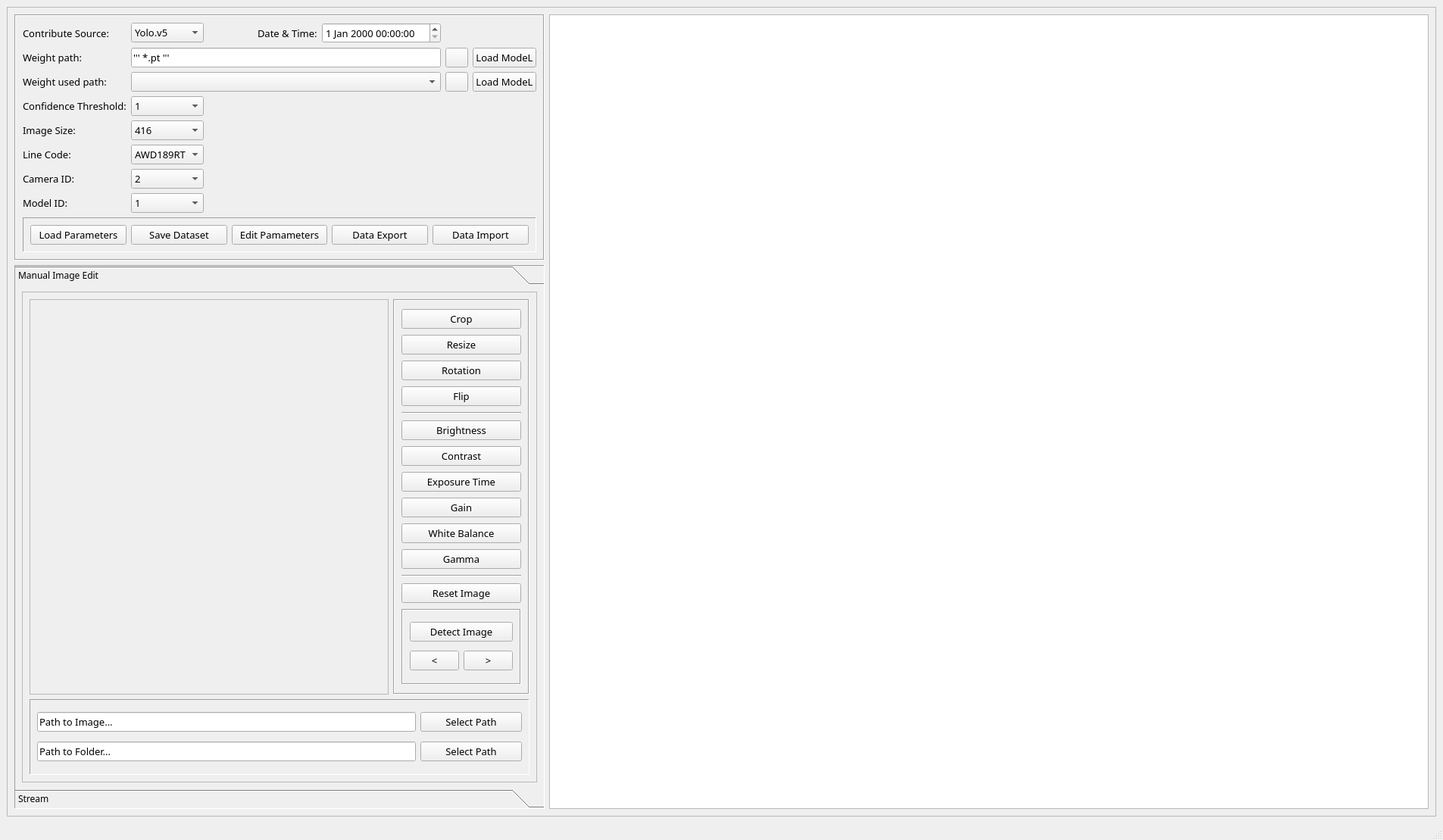
<?xml version="1.0" encoding="UTF-8"?>
<ui version="4.0">
 <class>MainWindow</class>
 <widget class="QMainWindow" name="MainWindow">
  <property name="geometry">
   <rect>
    <x>0</x>
    <y>0</y>
    <width>1905</width>
    <height>1109</height>
   </rect>
  </property>
  <property name="windowTitle">
   <string>MainWindow</string>
  </property>
  <widget class="QWidget" name="centralwidget">
   <layout class="QGridLayout" name="gridLayout">
    <item row="0" column="0">
     <widget class="QFrame" name="frame">
      <property name="font">
       <font>
        <family>Microsoft JhengHei Light</family>
       </font>
      </property>
      <property name="frameShape">
       <enum>QFrame::StyledPanel</enum>
      </property>
      <property name="frameShadow">
       <enum>QFrame::Raised</enum>
      </property>
      <layout class="QGridLayout" name="gridLayout_7">
       <item row="1" column="0">
        <widget class="QToolBox" name="toolBox">
         <property name="maximumSize">
          <size>
           <width>700</width>
           <height>16777215</height>
          </size>
         </property>
         <property name="font">
          <font>
           <family>Microsoft JhengHei Light</family>
          </font>
         </property>
         <property name="frameShape">
          <enum>QFrame::Panel</enum>
         </property>
         <property name="frameShadow">
          <enum>QFrame::Sunken</enum>
         </property>
         <property name="currentIndex">
          <number>0</number>
         </property>
         <property name="tabSpacing">
          <number>0</number>
         </property>
         <widget class="QWidget" name="page_3">
          <property name="geometry">
           <rect>
            <x>0</x>
            <y>0</y>
            <width>698</width>
            <height>673</height>
           </rect>
          </property>
          <attribute name="label">
           <string>Manual Image Edit</string>
          </attribute>
          <layout class="QHBoxLayout" name="horizontalLayout_3">
           <item>
            <widget class="QFrame" name="frame_4">
             <property name="maximumSize">
              <size>
               <width>700</width>
               <height>16777215</height>
              </size>
             </property>
             <property name="font">
              <font>
               <family>Microsoft JhengHei Light</family>
               <pointsize>10</pointsize>
               <weight>50</weight>
               <bold>false</bold>
              </font>
             </property>
             <property name="autoFillBackground">
              <bool>true</bool>
             </property>
             <property name="frameShape">
              <enum>QFrame::StyledPanel</enum>
             </property>
             <property name="frameShadow">
              <enum>QFrame::Sunken</enum>
             </property>
             <layout class="QGridLayout" name="gridLayout_4">
              <item row="0" column="1">
               <widget class="QFrame" name="frame_5">
                <property name="maximumSize">
                 <size>
                  <width>180</width>
                  <height>16777215</height>
                 </size>
                </property>
                <property name="font">
                 <font>
                  <family>Microsoft JhengHei Light</family>
                  <pointsize>10</pointsize>
                  <weight>50</weight>
                  <bold>false</bold>
                 </font>
                </property>
                <property name="frameShape">
                 <enum>QFrame::Box</enum>
                </property>
                <property name="frameShadow">
                 <enum>QFrame::Sunken</enum>
                </property>
                <layout class="QVBoxLayout" name="verticalLayout_3">
                 <item>
                  <widget class="QPushButton" name="pushButton_11">
                   <property name="font">
                    <font>
                     <family>Microsoft JhengHei Light</family>
                     <pointsize>10</pointsize>
                     <weight>50</weight>
                     <bold>false</bold>
                    </font>
                   </property>
                   <property name="layoutDirection">
                    <enum>Qt::LeftToRight</enum>
                   </property>
                   <property name="text">
                    <string>Crop</string>
                   </property>
                   <property name="icon">
                    <iconset>
                     <normaloff>../../Downloads/crop.png</normaloff>../../Downloads/crop.png</iconset>
                   </property>
                   <property name="iconSize">
                    <size>
                     <width>16</width>
                     <height>16</height>
                    </size>
                   </property>
                   <property name="checkable">
                    <bool>true</bool>
                   </property>
                   <property name="checked">
                    <bool>false</bool>
                   </property>
                   <property name="autoRepeat">
                    <bool>true</bool>
                   </property>
                   <property name="autoExclusive">
                    <bool>true</bool>
                   </property>
                   <property name="autoRepeatInterval">
                    <number>200</number>
                   </property>
                  </widget>
                 </item>
                 <item>
                  <widget class="QPushButton" name="pushButton_17">
                   <property name="font">
                    <font>
                     <family>Microsoft JhengHei Light</family>
                     <pointsize>10</pointsize>
                     <weight>50</weight>
                     <bold>false</bold>
                    </font>
                   </property>
                   <property name="layoutDirection">
                    <enum>Qt::LeftToRight</enum>
                   </property>
                   <property name="text">
                    <string>Resize</string>
                   </property>
                   <property name="icon">
                    <iconset>
                     <normaloff>../../Downloads/increase.png</normaloff>../../Downloads/increase.png</iconset>
                   </property>
                   <property name="iconSize">
                    <size>
                     <width>16</width>
                     <height>16</height>
                    </size>
                   </property>
                  </widget>
                 </item>
                 <item>
                  <widget class="QPushButton" name="pushButton_18">
                   <property name="font">
                    <font>
                     <family>Microsoft JhengHei Light</family>
                     <pointsize>10</pointsize>
                     <weight>50</weight>
                     <bold>false</bold>
                    </font>
                   </property>
                   <property name="layoutDirection">
                    <enum>Qt::LeftToRight</enum>
                   </property>
                   <property name="text">
                    <string>Rotation</string>
                   </property>
                   <property name="icon">
                    <iconset>
                     <normaloff>../../Downloads/refresh.png</normaloff>../../Downloads/refresh.png</iconset>
                   </property>
                  </widget>
                 </item>
                 <item>
                  <widget class="QPushButton" name="pushButton_15">
                   <property name="font">
                    <font>
                     <family>Microsoft JhengHei Light</family>
                     <pointsize>10</pointsize>
                     <weight>50</weight>
                     <bold>false</bold>
                    </font>
                   </property>
                   <property name="layoutDirection">
                    <enum>Qt::LeftToRight</enum>
                   </property>
                   <property name="text">
                    <string>Flip</string>
                   </property>
                   <property name="icon">
                    <iconset>
                     <normaloff>../../Downloads/flip.png</normaloff>../../Downloads/flip.png</iconset>
                   </property>
                   <property name="iconSize">
                    <size>
                     <width>20</width>
                     <height>20</height>
                    </size>
                   </property>
                  </widget>
                 </item>
                 <item>
                  <widget class="Line" name="line">
                   <property name="font">
                    <font>
                     <family>Microsoft JhengHei Light</family>
                     <pointsize>10</pointsize>
                     <weight>50</weight>
                     <bold>false</bold>
                    </font>
                   </property>
                   <property name="orientation">
                    <enum>Qt::Horizontal</enum>
                   </property>
                  </widget>
                 </item>
                 <item>
                  <widget class="QPushButton" name="pushButton_16">
                   <property name="font">
                    <font>
                     <family>Microsoft JhengHei Light</family>
                     <pointsize>10</pointsize>
                     <weight>50</weight>
                     <bold>false</bold>
                    </font>
                   </property>
                   <property name="text">
                    <string>Brightness</string>
                   </property>
                   <property name="icon">
                    <iconset>
                     <normaloff>../../Downloads/brightness.png</normaloff>../../Downloads/brightness.png</iconset>
                   </property>
                  </widget>
                 </item>
                 <item>
                  <widget class="QPushButton" name="pushButton_14">
                   <property name="font">
                    <font>
                     <family>Microsoft JhengHei Light</family>
                     <pointsize>10</pointsize>
                     <weight>50</weight>
                     <bold>false</bold>
                    </font>
                   </property>
                   <property name="text">
                    <string>Contrast</string>
                   </property>
                   <property name="icon">
                    <iconset>
                     <normaloff>../../Downloads/contrast.png</normaloff>../../Downloads/contrast.png</iconset>
                   </property>
                  </widget>
                 </item>
                 <item>
                  <widget class="QPushButton" name="pushButton_19">
                   <property name="font">
                    <font>
                     <family>Microsoft JhengHei Light</family>
                     <pointsize>10</pointsize>
                     <weight>50</weight>
                     <bold>false</bold>
                    </font>
                   </property>
                   <property name="text">
                    <string>Exposure Time</string>
                   </property>
                   <property name="icon">
                    <iconset>
                     <normaloff>../../Downloads/exposure.png</normaloff>../../Downloads/exposure.png</iconset>
                   </property>
                  </widget>
                 </item>
                 <item>
                  <widget class="QPushButton" name="pushButton_13">
                   <property name="font">
                    <font>
                     <family>Microsoft JhengHei Light</family>
                     <pointsize>10</pointsize>
                     <weight>50</weight>
                     <bold>false</bold>
                    </font>
                   </property>
                   <property name="text">
                    <string>Gain</string>
                   </property>
                   <property name="icon">
                    <iconset>
                     <normaloff>../../Downloads/brightness.png</normaloff>../../Downloads/brightness.png</iconset>
                   </property>
                  </widget>
                 </item>
                 <item>
                  <widget class="QPushButton" name="pushButton_12">
                   <property name="font">
                    <font>
                     <family>Microsoft JhengHei Light</family>
                     <pointsize>10</pointsize>
                     <weight>50</weight>
                     <bold>false</bold>
                    </font>
                   </property>
                   <property name="text">
                    <string>White Balance</string>
                   </property>
                   <property name="icon">
                    <iconset>
                     <normaloff>../../Downloads/17385401.jpg</normaloff>../../Downloads/17385401.jpg</iconset>
                   </property>
                  </widget>
                 </item>
                 <item>
                  <widget class="QPushButton" name="pushButton_20">
                   <property name="font">
                    <font>
                     <family>Microsoft JhengHei Light</family>
                     <pointsize>10</pointsize>
                     <weight>50</weight>
                     <bold>false</bold>
                    </font>
                   </property>
                   <property name="text">
                    <string>Gamma</string>
                   </property>
                   <property name="icon">
                    <iconset>
                     <normaloff>../../Downloads/27459639.jpg</normaloff>../../Downloads/27459639.jpg</iconset>
                   </property>
                  </widget>
                 </item>
                 <item>
                  <widget class="Line" name="line_2">
                   <property name="font">
                    <font>
                     <family>Microsoft JhengHei Light</family>
                     <pointsize>10</pointsize>
                     <weight>50</weight>
                     <bold>false</bold>
                    </font>
                   </property>
                   <property name="orientation">
                    <enum>Qt::Horizontal</enum>
                   </property>
                  </widget>
                 </item>
                 <item>
                  <widget class="QPushButton" name="pushButton_10">
                   <property name="font">
                    <font>
                     <family>Microsoft JhengHei Light</family>
                     <pointsize>10</pointsize>
                     <weight>50</weight>
                     <bold>false</bold>
                    </font>
                   </property>
                   <property name="text">
                    <string>Reset Image</string>
                   </property>
                   <property name="icon">
                    <iconset>
                     <normaloff>../../Downloads/reset-svgrepo-com.svg</normaloff>../../Downloads/reset-svgrepo-com.svg</iconset>
                   </property>
                  </widget>
                 </item>
                 <item>
                  <widget class="QFrame" name="frame_7">
                   <property name="maximumSize">
                    <size>
                     <width>200</width>
                     <height>100</height>
                    </size>
                   </property>
                   <property name="font">
                    <font>
                     <family>Microsoft JhengHei Light</family>
                     <pointsize>10</pointsize>
                     <weight>50</weight>
                     <bold>false</bold>
                    </font>
                   </property>
                   <property name="frameShape">
                    <enum>QFrame::Box</enum>
                   </property>
                   <property name="frameShadow">
                    <enum>QFrame::Sunken</enum>
                   </property>
                   <layout class="QGridLayout" name="gridLayout_5">
                    <item row="1" column="2">
                     <widget class="QPushButton" name="pushButton_24">
                      <property name="font">
                       <font>
                        <family>Microsoft JhengHei Light</family>
                        <pointsize>10</pointsize>
                        <weight>50</weight>
                        <bold>false</bold>
                       </font>
                      </property>
                      <property name="text">
                       <string>&gt;</string>
                      </property>
                     </widget>
                    </item>
                    <item row="1" column="1">
                     <widget class="QPushButton" name="pushButton_23">
                      <property name="font">
                       <font>
                        <family>Microsoft JhengHei Light</family>
                        <pointsize>10</pointsize>
                        <weight>50</weight>
                        <bold>false</bold>
                       </font>
                      </property>
                      <property name="text">
                       <string>&lt;</string>
                      </property>
                     </widget>
                    </item>
                    <item row="0" column="1" colspan="2">
                     <widget class="QPushButton" name="pushButton_22">
                      <property name="font">
                       <font>
                        <family>Microsoft JhengHei Light</family>
                        <pointsize>10</pointsize>
                        <weight>50</weight>
                        <bold>false</bold>
                       </font>
                      </property>
                      <property name="text">
                       <string>Detect Image</string>
                      </property>
                     </widget>
                    </item>
                   </layout>
                  </widget>
                 </item>
                </layout>
               </widget>
              </item>
              <item row="1" column="0" colspan="2">
               <widget class="QFrame" name="frame_6">
                <property name="maximumSize">
                 <size>
                  <width>16777215</width>
                  <height>100</height>
                 </size>
                </property>
                <property name="font">
                 <font>
                  <family>Microsoft JhengHei Light</family>
                  <pointsize>10</pointsize>
                  <weight>50</weight>
                  <bold>false</bold>
                 </font>
                </property>
                <property name="frameShape">
                 <enum>QFrame::Panel</enum>
                </property>
                <property name="frameShadow">
                 <enum>QFrame::Sunken</enum>
                </property>
                <layout class="QGridLayout" name="gridLayout_2">
                 <item row="0" column="0">
                  <widget class="QLineEdit" name="lineEdit_2">
                   <property name="maximumSize">
                    <size>
                     <width>500</width>
                     <height>16777215</height>
                    </size>
                   </property>
                   <property name="font">
                    <font>
                     <family>Microsoft JhengHei Light</family>
                     <pointsize>10</pointsize>
                     <weight>50</weight>
                     <bold>false</bold>
                    </font>
                   </property>
                   <property name="text">
                    <string>Path to Image...</string>
                   </property>
                  </widget>
                 </item>
                 <item row="0" column="1">
                  <widget class="QPushButton" name="pushButton_21">
                   <property name="maximumSize">
                    <size>
                     <width>300</width>
                     <height>16777215</height>
                    </size>
                   </property>
                   <property name="font">
                    <font>
                     <family>Microsoft JhengHei Light</family>
                     <pointsize>10</pointsize>
                     <weight>50</weight>
                     <bold>false</bold>
                    </font>
                   </property>
                   <property name="text">
                    <string>Select Path</string>
                   </property>
                  </widget>
                 </item>
                 <item row="1" column="0">
                  <widget class="QLineEdit" name="lineEdit_3">
                   <property name="maximumSize">
                    <size>
                     <width>500</width>
                     <height>16777215</height>
                    </size>
                   </property>
                   <property name="font">
                    <font>
                     <family>Microsoft JhengHei Light</family>
                     <pointsize>10</pointsize>
                     <weight>50</weight>
                     <bold>false</bold>
                    </font>
                   </property>
                   <property name="text">
                    <string>Path to Folder...</string>
                   </property>
                  </widget>
                 </item>
                 <item row="1" column="1">
                  <widget class="QPushButton" name="pushButton_25">
                   <property name="font">
                    <font>
                     <family>Microsoft JhengHei Light</family>
                     <pointsize>10</pointsize>
                     <weight>50</weight>
                     <bold>false</bold>
                    </font>
                   </property>
                   <property name="text">
                    <string>Select Path</string>
                   </property>
                  </widget>
                 </item>
                </layout>
               </widget>
              </item>
              <item row="0" column="0">
               <widget class="QLabel" name="label_5">
                <property name="font">
                 <font>
                  <family>Microsoft JhengHei Light</family>
                  <pointsize>10</pointsize>
                  <weight>50</weight>
                  <bold>false</bold>
                 </font>
                </property>
                <property name="frameShape">
                 <enum>QFrame::StyledPanel</enum>
                </property>
                <property name="text">
                 <string/>
                </property>
               </widget>
              </item>
             </layout>
            </widget>
           </item>
          </layout>
         </widget>
         <widget class="QWidget" name="page_4">
          <property name="geometry">
           <rect>
            <x>0</x>
            <y>0</y>
            <width>698</width>
            <height>673</height>
           </rect>
          </property>
          <attribute name="label">
           <string>Stream</string>
          </attribute>
          <layout class="QGridLayout" name="gridLayout_6">
           <item row="0" column="1">
            <widget class="QFrame" name="frame_9">
             <property name="maximumSize">
              <size>
               <width>200</width>
               <height>500</height>
              </size>
             </property>
             <property name="frameShape">
              <enum>QFrame::Box</enum>
             </property>
             <property name="frameShadow">
              <enum>QFrame::Raised</enum>
             </property>
             <layout class="QVBoxLayout" name="verticalLayout">
              <item>
               <widget class="QPushButton" name="pushButton_27">
                <property name="text">
                 <string>Streaming</string>
                </property>
               </widget>
              </item>
              <item>
               <widget class="QPushButton" name="pushButton_29">
                <property name="text">
                 <string>PushButton</string>
                </property>
               </widget>
              </item>
              <item>
               <widget class="QPushButton" name="pushButton_28">
                <property name="text">
                 <string>PushButton</string>
                </property>
               </widget>
              </item>
              <item>
               <widget class="QPushButton" name="pushButton_26">
                <property name="text">
                 <string>PushButton</string>
                </property>
               </widget>
              </item>
             </layout>
            </widget>
           </item>
           <item row="1" column="0" colspan="2">
            <widget class="QFrame" name="frame_10">
             <property name="maximumSize">
              <size>
               <width>16777215</width>
               <height>100</height>
              </size>
             </property>
             <property name="frameShape">
              <enum>QFrame::Panel</enum>
             </property>
             <property name="frameShadow">
              <enum>QFrame::Raised</enum>
             </property>
            </widget>
           </item>
           <item row="0" column="0">
            <widget class="QLabel" name="label_10">
             <property name="frameShape">
              <enum>QFrame::Box</enum>
             </property>
             <property name="text">
              <string/>
             </property>
            </widget>
           </item>
          </layout>
         </widget>
        </widget>
       </item>
       <item row="0" column="1" rowspan="2">
        <widget class="QTableView" name="tableView">
         <property name="font">
          <font>
           <family>Microsoft JhengHei Light</family>
          </font>
         </property>
        </widget>
       </item>
       <item row="0" column="0">
        <widget class="QFrame" name="frame_2">
         <property name="minimumSize">
          <size>
           <width>300</width>
           <height>0</height>
          </size>
         </property>
         <property name="maximumSize">
          <size>
           <width>700</width>
           <height>400</height>
          </size>
         </property>
         <property name="font">
          <font>
           <family>Microsoft JhengHei Light</family>
           <pointsize>10</pointsize>
           <weight>50</weight>
           <bold>false</bold>
          </font>
         </property>
         <property name="autoFillBackground">
          <bool>true</bool>
         </property>
         <property name="frameShape">
          <enum>QFrame::Box</enum>
         </property>
         <property name="frameShadow">
          <enum>QFrame::Sunken</enum>
         </property>
         <layout class="QGridLayout" name="gridLayout_3">
          <item row="9" column="0">
           <widget class="QLabel" name="label_7">
            <property name="font">
             <font>
              <family>Microsoft JhengHei Light</family>
              <pointsize>10</pointsize>
              <weight>50</weight>
              <bold>false</bold>
             </font>
            </property>
            <property name="text">
             <string>Model ID:</string>
            </property>
           </widget>
          </item>
          <item row="9" column="1">
           <widget class="QComboBox" name="comboBox_4">
            <property name="font">
             <font>
              <family>Microsoft JhengHei Light</family>
              <pointsize>10</pointsize>
              <weight>50</weight>
              <bold>false</bold>
             </font>
            </property>
            <item>
             <property name="text">
              <string>1</string>
             </property>
            </item>
           </widget>
          </item>
          <item row="0" column="1">
           <widget class="QComboBox" name="comboBox_2">
            <property name="maximumSize">
             <size>
              <width>100</width>
              <height>16777215</height>
             </size>
            </property>
            <property name="font">
             <font>
              <family>Microsoft JhengHei Light</family>
              <pointsize>10</pointsize>
              <weight>50</weight>
              <bold>false</bold>
             </font>
            </property>
            <item>
             <property name="text">
              <string>Yolo.v5</string>
             </property>
            </item>
           </widget>
          </item>
          <item row="0" column="4">
           <widget class="QDateTimeEdit" name="dateTimeEdit">
            <property name="maximumSize">
             <size>
              <width>200</width>
              <height>16777215</height>
             </size>
            </property>
            <property name="font">
             <font>
              <family>Microsoft JhengHei Light</family>
              <pointsize>10</pointsize>
              <weight>50</weight>
              <bold>false</bold>
             </font>
            </property>
           </widget>
          </item>
          <item row="1" column="0">
           <widget class="QLabel" name="label">
            <property name="font">
             <font>
              <family>Microsoft JhengHei Light</family>
              <pointsize>10</pointsize>
              <weight>50</weight>
              <bold>false</bold>
             </font>
            </property>
            <property name="text">
             <string>Weight path:</string>
            </property>
           </widget>
          </item>
          <item row="2" column="1" colspan="4">
           <widget class="QComboBox" name="comboBox">
            <property name="font">
             <font>
              <family>Microsoft JhengHei Light</family>
              <pointsize>10</pointsize>
              <weight>50</weight>
              <bold>false</bold>
             </font>
            </property>
           </widget>
          </item>
          <item row="1" column="1" colspan="4">
           <widget class="QLineEdit" name="lineEdit">
            <property name="font">
             <font>
              <family>Microsoft JhengHei Light</family>
              <pointsize>10</pointsize>
              <weight>50</weight>
              <bold>false</bold>
             </font>
            </property>
            <property name="text">
             <string>''' *.pt '''</string>
            </property>
           </widget>
          </item>
          <item row="12" column="0" colspan="7">
           <widget class="QFrame" name="frame_3">
            <property name="maximumSize">
             <size>
              <width>16777215</width>
              <height>50</height>
             </size>
            </property>
            <property name="font">
             <font>
              <family>Microsoft JhengHei Light</family>
              <pointsize>10</pointsize>
              <weight>50</weight>
              <bold>false</bold>
             </font>
            </property>
            <property name="frameShape">
             <enum>QFrame::Panel</enum>
            </property>
            <property name="frameShadow">
             <enum>QFrame::Sunken</enum>
            </property>
            <layout class="QHBoxLayout" name="horizontalLayout">
             <item>
              <widget class="QPushButton" name="pushButton_5">
               <property name="maximumSize">
                <size>
                 <width>16777215</width>
                 <height>30</height>
                </size>
               </property>
               <property name="font">
                <font>
                 <family>Microsoft JhengHei Light</family>
                 <pointsize>10</pointsize>
                 <weight>50</weight>
                 <bold>false</bold>
                </font>
               </property>
               <property name="text">
                <string>Load Parameters</string>
               </property>
               <property name="icon">
                <iconset>
                 <normaloff>../../Downloads/import-export.svg</normaloff>../../Downloads/import-export.svg</iconset>
               </property>
              </widget>
             </item>
             <item>
              <widget class="QPushButton" name="pushButton_6">
               <property name="maximumSize">
                <size>
                 <width>16777215</width>
                 <height>30</height>
                </size>
               </property>
               <property name="font">
                <font>
                 <family>Microsoft JhengHei Light</family>
                 <pointsize>10</pointsize>
                 <weight>50</weight>
                 <bold>false</bold>
                </font>
               </property>
               <property name="text">
                <string>Save Dataset</string>
               </property>
               <property name="icon">
                <iconset>
                 <normaloff>../../Downloads/diskette.png</normaloff>../../Downloads/diskette.png</iconset>
               </property>
              </widget>
             </item>
             <item>
              <widget class="QPushButton" name="pushButton_7">
               <property name="maximumSize">
                <size>
                 <width>16777215</width>
                 <height>30</height>
                </size>
               </property>
               <property name="font">
                <font>
                 <family>Microsoft JhengHei Light</family>
                 <pointsize>10</pointsize>
                 <weight>50</weight>
                 <bold>false</bold>
                </font>
               </property>
               <property name="text">
                <string>Edit Pamameters</string>
               </property>
               <property name="icon">
                <iconset>
                 <normaloff>../../Downloads/edit.png</normaloff>../../Downloads/edit.png</iconset>
               </property>
              </widget>
             </item>
             <item>
              <widget class="QPushButton" name="pushButton_8">
               <property name="maximumSize">
                <size>
                 <width>16777215</width>
                 <height>30</height>
                </size>
               </property>
               <property name="font">
                <font>
                 <family>Microsoft JhengHei Light</family>
                 <pointsize>10</pointsize>
                 <weight>50</weight>
                 <bold>false</bold>
                </font>
               </property>
               <property name="text">
                <string>Data Export</string>
               </property>
               <property name="icon">
                <iconset>
                 <normaloff>../../Downloads/file-export.svg</normaloff>../../Downloads/file-export.svg</iconset>
               </property>
              </widget>
             </item>
             <item>
              <widget class="QPushButton" name="pushButton_9">
               <property name="maximumSize">
                <size>
                 <width>16777215</width>
                 <height>30</height>
                </size>
               </property>
               <property name="font">
                <font>
                 <family>Microsoft JhengHei Light</family>
                 <pointsize>10</pointsize>
                 <weight>50</weight>
                 <bold>false</bold>
                </font>
               </property>
               <property name="text">
                <string>Data Import</string>
               </property>
               <property name="icon">
                <iconset>
                 <normaloff>../../Downloads/file-import.png</normaloff>../../Downloads/file-import.png</iconset>
               </property>
              </widget>
             </item>
            </layout>
           </widget>
          </item>
          <item row="2" column="5">
           <widget class="QPushButton" name="pushButton_3">
            <property name="maximumSize">
             <size>
              <width>30</width>
              <height>16777215</height>
             </size>
            </property>
            <property name="font">
             <font>
              <family>Microsoft JhengHei Light</family>
              <pointsize>10</pointsize>
              <weight>50</weight>
              <bold>false</bold>
             </font>
            </property>
            <property name="text">
             <string/>
            </property>
            <property name="icon">
             <iconset>
              <normaloff>../../Downloads/folder-open.svg</normaloff>../../Downloads/folder-open.svg</iconset>
            </property>
           </widget>
          </item>
          <item row="4" column="1">
           <widget class="QComboBox" name="comboBox_3">
            <property name="font">
             <font>
              <family>Microsoft JhengHei Light</family>
              <pointsize>10</pointsize>
              <weight>50</weight>
              <bold>false</bold>
             </font>
            </property>
            <item>
             <property name="text">
              <string>416</string>
             </property>
            </item>
            <item>
             <property name="text">
              <string>608</string>
             </property>
            </item>
            <item>
             <property name="text">
              <string>768</string>
             </property>
            </item>
            <item>
             <property name="text">
              <string>810</string>
             </property>
            </item>
            <item>
             <property name="text">
              <string>1048</string>
             </property>
            </item>
           </widget>
          </item>
          <item row="4" column="0">
           <widget class="QLabel" name="label_4">
            <property name="font">
             <font>
              <family>Microsoft JhengHei Light</family>
              <pointsize>10</pointsize>
              <weight>50</weight>
              <bold>false</bold>
             </font>
            </property>
            <property name="text">
             <string>Image Size:</string>
            </property>
           </widget>
          </item>
          <item row="5" column="1">
           <widget class="QComboBox" name="comboBox_5">
            <property name="maximumSize">
             <size>
              <width>100</width>
              <height>16777215</height>
             </size>
            </property>
            <property name="font">
             <font>
              <family>Microsoft JhengHei Light</family>
              <pointsize>10</pointsize>
              <weight>50</weight>
              <bold>false</bold>
             </font>
            </property>
            <item>
             <property name="text">
              <string>AWD189RT</string>
             </property>
            </item>
           </widget>
          </item>
          <item row="3" column="0">
           <widget class="QLabel" name="label_6">
            <property name="maximumSize">
             <size>
              <width>16777215</width>
              <height>200</height>
             </size>
            </property>
            <property name="font">
             <font>
              <family>Microsoft JhengHei Light</family>
              <pointsize>10</pointsize>
              <weight>50</weight>
              <bold>false</bold>
             </font>
            </property>
            <property name="text">
             <string>Confidence Threshold:</string>
            </property>
           </widget>
          </item>
          <item row="8" column="0">
           <widget class="QLabel" name="label_9">
            <property name="font">
             <font>
              <family>Microsoft JhengHei Light</family>
              <pointsize>10</pointsize>
              <weight>50</weight>
              <bold>false</bold>
             </font>
            </property>
            <property name="text">
             <string>Camera ID:</string>
            </property>
           </widget>
          </item>
          <item row="1" column="6">
           <widget class="QPushButton" name="pushButton_2">
            <property name="font">
             <font>
              <family>Microsoft JhengHei Light</family>
              <pointsize>10</pointsize>
              <weight>50</weight>
              <bold>false</bold>
             </font>
            </property>
            <property name="text">
             <string>Load ModeL</string>
            </property>
            <property name="icon">
             <iconset>
              <normaloff>../../Downloads/loading.png</normaloff>../../Downloads/loading.png</iconset>
            </property>
           </widget>
          </item>
          <item row="1" column="5">
           <widget class="QPushButton" name="pushButton">
            <property name="maximumSize">
             <size>
              <width>30</width>
              <height>16777215</height>
             </size>
            </property>
            <property name="font">
             <font>
              <family>Microsoft JhengHei Light</family>
              <pointsize>10</pointsize>
              <weight>50</weight>
              <bold>false</bold>
             </font>
            </property>
            <property name="text">
             <string/>
            </property>
            <property name="icon">
             <iconset>
              <normaloff>../../Downloads/folder-open.svg</normaloff>../../Downloads/folder-open.svg</iconset>
            </property>
           </widget>
          </item>
          <item row="8" column="1">
           <widget class="QComboBox" name="comboBox_6">
            <property name="font">
             <font>
              <family>Microsoft JhengHei Light</family>
              <pointsize>10</pointsize>
              <weight>50</weight>
              <bold>false</bold>
             </font>
            </property>
            <item>
             <property name="text">
              <string>2</string>
             </property>
            </item>
           </widget>
          </item>
          <item row="2" column="0">
           <widget class="QLabel" name="label_2">
            <property name="font">
             <font>
              <family>Microsoft JhengHei Light</family>
              <pointsize>10</pointsize>
              <weight>50</weight>
              <bold>false</bold>
             </font>
            </property>
            <property name="text">
             <string>Weight used path:</string>
            </property>
           </widget>
          </item>
          <item row="5" column="0">
           <widget class="QLabel" name="label_8">
            <property name="font">
             <font>
              <family>Microsoft JhengHei Light</family>
              <pointsize>10</pointsize>
              <weight>50</weight>
              <bold>false</bold>
             </font>
            </property>
            <property name="text">
             <string>Line Code:</string>
            </property>
           </widget>
          </item>
          <item row="2" column="6">
           <widget class="QPushButton" name="pushButton_4">
            <property name="font">
             <font>
              <family>Microsoft JhengHei Light</family>
              <pointsize>10</pointsize>
              <weight>50</weight>
              <bold>false</bold>
             </font>
            </property>
            <property name="text">
             <string>Load ModeL</string>
            </property>
            <property name="icon">
             <iconset>
              <normaloff>../../Downloads/loading.png</normaloff>../../Downloads/loading.png</iconset>
            </property>
           </widget>
          </item>
          <item row="0" column="0">
           <widget class="QLabel" name="label_3">
            <property name="font">
             <font>
              <family>Microsoft JhengHei Light</family>
              <pointsize>10</pointsize>
              <weight>50</weight>
              <bold>false</bold>
             </font>
            </property>
            <property name="text">
             <string>Contribute Source:</string>
            </property>
           </widget>
          </item>
          <item row="0" column="3">
           <widget class="QLabel" name="label_11">
            <property name="text">
             <string>Date &amp; Time:</string>
            </property>
           </widget>
          </item>
          <item row="3" column="1">
           <widget class="QComboBox" name="comboBox_7">
            <item>
             <property name="text">
              <string>1</string>
             </property>
            </item>
            <item>
             <property name="text">
              <string>10</string>
             </property>
            </item>
            <item>
             <property name="text">
              <string>20</string>
             </property>
            </item>
            <item>
             <property name="text">
              <string>30</string>
             </property>
            </item>
            <item>
             <property name="text">
              <string>40</string>
             </property>
            </item>
            <item>
             <property name="text">
              <string>50</string>
             </property>
            </item>
            <item>
             <property name="text">
              <string>60</string>
             </property>
            </item>
            <item>
             <property name="text">
              <string>70</string>
             </property>
            </item>
            <item>
             <property name="text">
              <string>80</string>
             </property>
            </item>
            <item>
             <property name="text">
              <string>90</string>
             </property>
            </item>
           </widget>
          </item>
         </layout>
        </widget>
       </item>
      </layout>
     </widget>
    </item>
   </layout>
  </widget>
  <widget class="QMenuBar" name="menubar">
   <property name="geometry">
    <rect>
     <x>0</x>
     <y>0</y>
     <width>1905</width>
     <height>21</height>
    </rect>
   </property>
  </widget>
  <widget class="QStatusBar" name="statusbar"/>
 </widget>
 <resources/>
 <connections/>
</ui>
